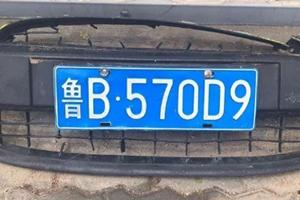
#> input picture Plat_recognition/123.jpg, 300 x 200 px, found by its file name
$ python image_segmentation.py   (older library calls are emulated)
#> lines starting #> are read from the running program, lines starting #| are printed output that depends on the picture; after the words box and inside, x2 and y2 are one past the last pixel; in counts of white or black regions, pixels touching at a corner belong together
import os
import cv2
import sys
from PIL import Image
from pip._vendor.distlib._backport import shutil

def find_car_num_brod():
    watch_cascade = cv2.CascadeClassifier('E:/tensorflow_model/plat_recognition/cascade.xml')
    image = cv2.imread("E:/tensorflow_model/plat_recognition/123.jpg")
#> image is the input picture: shape (200, 300, 3); mean B, G, R 137.3, 118, 102
    resize_h = 1000
    scale = image.shape[1] / float(image.shape[0])
#> scale = 1.5
    image = cv2.resize(image, (int(scale * resize_h), resize_h))
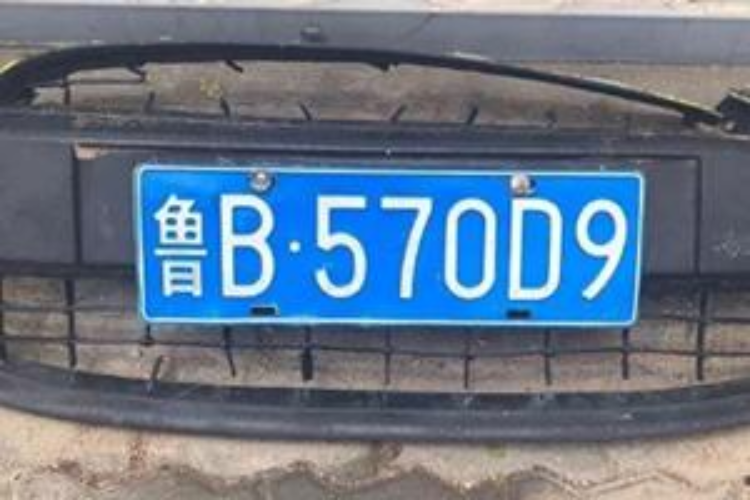
#> image: shape (1000, 1500, 3) (shown at 1/2 size); mean B, G, R 137.2, 117.9, 101.9
    image_gray = cv2.cvtColor(image, cv2.COLOR_RGB2GRAY)
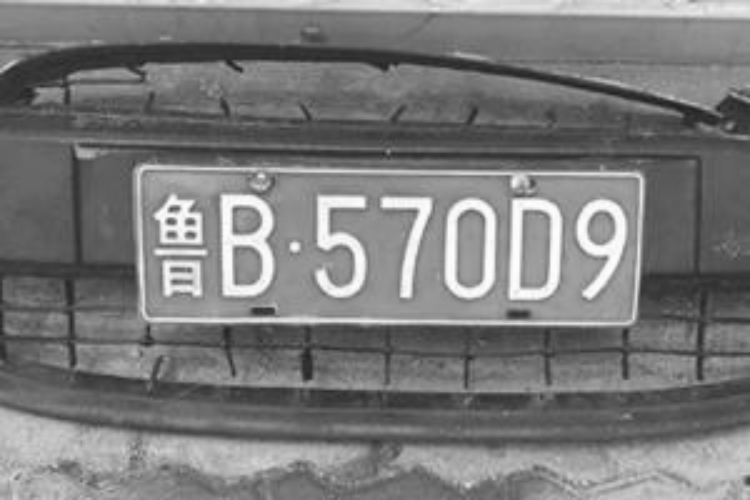
#> image_gray: shape (1000, 1500) (shown at 1/2 size); min 27, max 254, mean 121.9
    watches = watch_cascade.detectMultiScale(image_gray, 1.2, 2, minSize=(36, 9), maxSize=(36 * 40, 9 * 40))
#> watches = [[272, 350, 1037, 264]]
    print("检测到车牌数", len(watches))
#| 检测到车牌数 1

    for (x, y, w, h) in watches:
        cv2.rectangle(image, (x, y), (x + w, y + h), (0, 0, 255), 1) #通过对角线画矩形
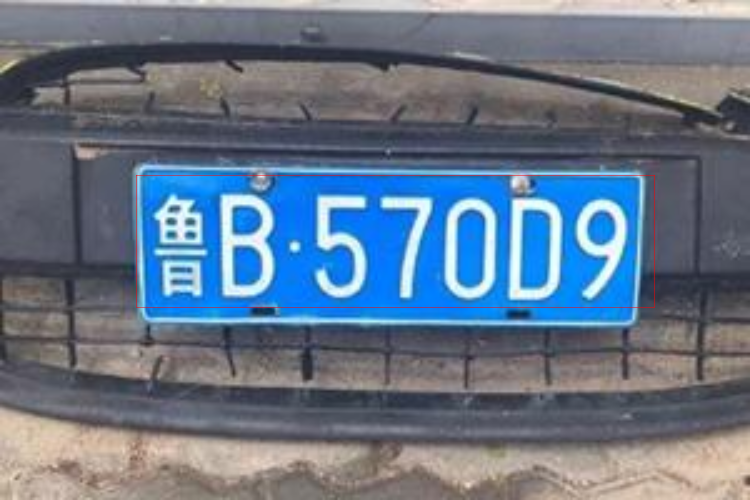
#> image: shape (1000, 1500, 3) (shown at 1/2 size); 0.17% of pixels changed, all inside (x1, y1, x2, y2) = (272, 350, 1310, 615)
        cut_img = image[y + 5:y - 5 + h, x + 8:x - 15 + w]  # 裁剪坐标为[y0:y1, x0:x1]
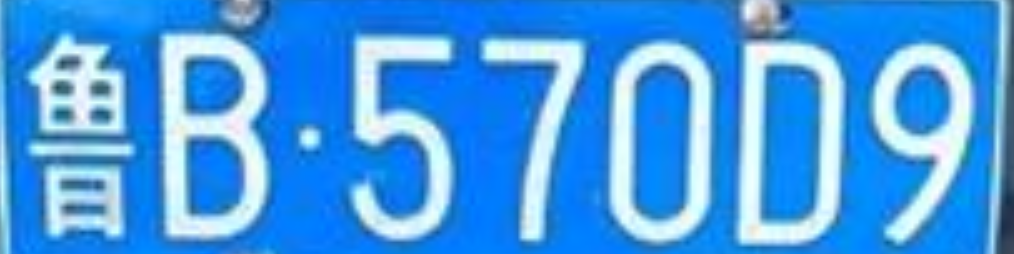
#> cut_img: shape (254, 1014, 3); mean B, G, R 229.5, 154.8, 70.3
        cut_gray = cv2.cvtColor(cut_img, cv2.COLOR_RGB2GRAY)
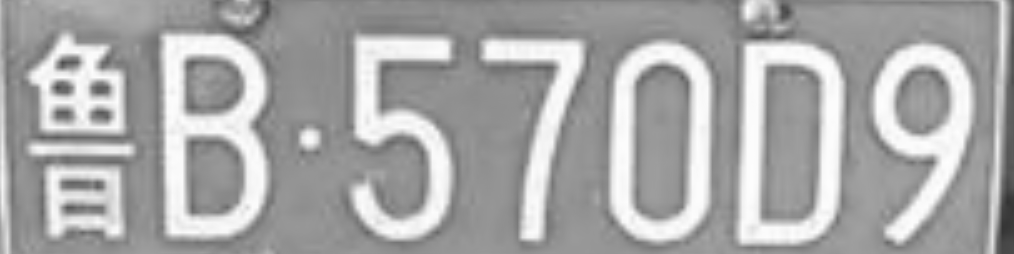
#> cut_gray: shape (254, 1014); min 50, max 254, mean 167.5

        cv2.imwrite("E:/tensorflow_model/plat_recognition/chepai_1.jpg", cut_gray)
        im = Image.open("E:/tensorflow_model/plat_recognition/chepai_1.jpg")
        size = 720, 180
        mmm = im.resize(size, Image.ANTIALIAS)
        mmm.save("E:/tensorflow_model/plat_recognition/chepai_1.jpg", "JPEG", quality=95)
        break


# 剪切后车牌的字符单个拆分保存处理
def cut_car_num_for_chart():
    # 读取图像，并把图像转换为灰度图像并显示
    img = cv2.imread("E:/tensorflow_model/plat_recognition/chepai_1.jpg")  # 读取图片
#> img: shape (180, 720, 3); min 50, max 255, mean 167.5
    img_gray = cv2.cvtColor(img, cv2.COLOR_BGR2GRAY)  # 转换了灰度化

    # 高斯除噪（模糊）:(img, kernel_size, sigma)
    blur = cv2.GaussianBlur(img_gray, (5, 5), 0)
    # 二值化
    ret3, th3 = cv2.threshold(blur, 0, 255, cv2.THRESH_BINARY + cv2.THRESH_OTSU)
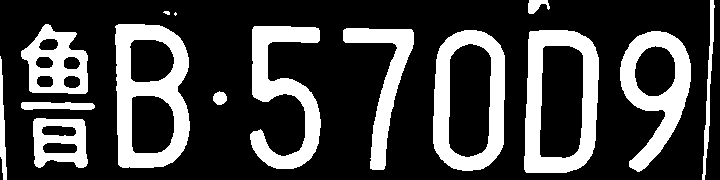
#> th3: shape (180, 720); 26.2% white; 15 white regions (1 under 20 px), largest, box (x1, y1, x2, y2) and area: (115, 24, 190, 168) 5800, (524, 30, 599, 173) 5255, (433, 30, 505, 171) 4739
#> ret3 = 187

    cv2.imwrite('E:/tensorflow_model/plat_recognition/binarization.jpg', th3)

    # 分割字符
    white = []  # 记录每一列的白色像素总和
    black = []  # ..........黑色.......
    height = th3.shape[0]
#> height = 180
    width = th3.shape[1]
#> width = 720
    white_max = 0
    black_max = 0
    # 计算每一列的黑白色像素总和
    for i in range(width):
        s = 0  # 这一列白色总数
        t = 0  # 这一列黑色总数
        for j in range(height):
            if th3[j][i] == 255:
                s += 1
            if th3[j][i] == 0:
                t += 1
        white_max = max(white_max, s)
        black_max = max(black_max, t)
        white.append(s)
        black.append(t)
        print(str(s) + "---------------" + str(t))
    print("blackmax ---->" + str(black_max) + "------whitemax ------> " + str(white_max))
    arg = False  # False表示白底黑字；True表示黑底白字
    if black_max > white_max:
        arg = True

    n = 1
    start = 1
    end = 2
    temp = 1
    while n < width - 2:
        n += 1
        if (white[n] if arg else black[n]) > (0.05 * white_max if arg else 0.05 * black_max):
            # 上面这些判断用来辨别是白底黑字还是黑底白字
            # 0.05这个参数请多调整，对应上面的0.95
            start = n
            end = find_end(start, white, black, arg, white_max, black_max, width)
#> end = 7
            n = end
#> n = 7
            # 车牌框检测分割 二值化处理后 可以看到明显的左右边框  毕竟用的是网络开放资源 所以车牌框定位角度真的不准，
            # 所以我在这里截取单个字符时做处理，就当亡羊补牢吧
            # 思路就是从左开始检测匹配字符，若宽度（end - start）小与20则认为是左侧白条 pass掉  继续向右识别，否则说明是
            # 省份简称，剪切，压缩 保存，还有一个当后五位有数字 1 时，他的宽度也是很窄的，所以就直接认为是数字 1 不需要再
            # 做预测了（不然很窄的 1 截切  压缩后宽度是被拉伸的），
            # shutil.copy()函数是当检测到这个所谓的 1 时，从样本库中拷贝一张 1 的图片给当前temp下标下的字符
            if end - start > 5:  # 车牌左边白条移除
                print(" end - start" + str(end - start))
                if temp == 1 and end - start < 20:
                    pass
                elif temp > 3 and end - start < 20:
                    #  认为这个字符是数字1   copy 一个 32*40的 1 作为 temp.bmp
                    # shutil.copy(os.path.join("E:/tensorflow_model/plat_recognition/dataset/train_images/training-set/1/", "111.bmp"), # 111.bmp 是一张 1 的样本图片
                    #             os.path.join("E:/tensorflow_model/plat_recognition/img_cut/", str(temp)+'.bmp'))
                    pass
                else:
                    cj = th3[1:height, start:end]
                    cv2.imwrite("E:/tensorflow_model/plat_recognition/img_cut_not_3240/" + str(temp) + ".jpg", cj)
                    im = Image.open("E:/tensorflow_model/plat_recognition/img_cut_not_3240/" + str(temp) + ".jpg")
                    size = 32, 40
                    mmm = im.resize(size, Image.ANTIALIAS)
                    mmm.save("E:/tensorflow_model/plat_recognition/img_cut/" + str(temp) + ".bmp", quality=95)
                    # cv2.imshow('裁剪后：', mmm)
                    # cv2.imwrite("./py_car_num_tensor/img_cut/"+str(temp)+".bmp", cj)
                    temp = temp + 1
                    # cv2.waitKey(0)


# 分割图像
def find_end(start_, white, black, arg, white_max, black_max, width):
    end_ = start_ + 1
    for m in range(start_ + 1, width - 1):
        if (black[m] if arg else white[m]) > (0.95 * black_max if arg else 0.95 * white_max):  # 0.95这个参数请多调整，对应下面的0.05
            end_ = m
            break
    return end_

# 删除第三张图片
def delete_three(dir):
#> (the run stopped early here; a loop or call above may not have finished)
